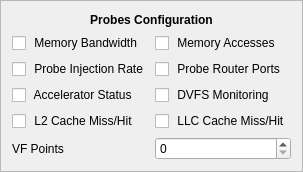
            <widget class="QFrame" name="frame_3">
             <property name="frameShape">
              <enum>QFrame::StyledPanel</enum>
             </property>
             <property name="frameShadow">
              <enum>QFrame::Raised</enum>
             </property>
             <layout class="QGridLayout" name="gridLayout_14">
              <item row="1" column="0">
               <widget class="QCheckBox" name="checkBox_probe_mem_band">
                <property name="text">
                 <string> Memory Bandwidth</string>
                </property>
               </widget>
              </item>
              <item row="1" column="1">
               <widget class="QCheckBox" name="checkBox_probe_mem">
                <property name="enabled">
                 <bool>true</bool>
                </property>
                <property name="text">
                 <string> Memory Accesses</string>
                </property>
               </widget>
              </item>
              <item row="2" column="1">
               <widget class="QCheckBox" name="checkBox_probe_noc_routers">
                <property name="enabled">
                 <bool>true</bool>
                </property>
                <property name="text">
                 <string> Probe Router Ports</string>
                </property>
               </widget>
              </item>
              <item row="3" column="0">
               <widget class="QCheckBox" name="checkBox_probe_acc">
                <property name="text">
                 <string> Accelerator Status</string>
                </property>
               </widget>
              </item>
              <item row="0" column="0" colspan="2">
               <widget class="QLabel" name="label_2">
                <property name="sizePolicy">
                 <sizepolicy hsizetype="Minimum" vsizetype="Fixed">
                  <horstretch>0</horstretch>
                  <verstretch>0</verstretch>
                 </sizepolicy>
                </property>
                <property name="minimumSize">
                 <size>
                  <width>0</width>
                  <height>15</height>
                 </size>
                </property>
                <property name="font">
                 <font>
                  <weight>75</weight>
                  <bold>true</bold>
                 </font>
                </property>
                <property name="text">
                 <string>Probes Configuration</string>
                </property>
                <property name="alignment">
                 <set>Qt::AlignCenter</set>
                </property>
               </widget>
              </item>
              <item row="2" column="0">
               <widget class="QCheckBox" name="checkBox_probe_inject">
                <property name="enabled">
                 <bool>true</bool>
                </property>
                <property name="text">
                 <string> Probe Injection Rate</string>
                </property>
               </widget>
              </item>
              <item row="4" column="0">
               <widget class="QCheckBox" name="checkBox_probe_l2">
                <property name="text">
                 <string> L2 Cache Miss/Hit</string>
                </property>
               </widget>
              </item>
              <item row="3" column="1">
               <widget class="QCheckBox" name="checkBox_probe_dvfs">
                <property name="enabled">
                 <bool>true</bool>
                </property>
                <property name="text">
                 <string> DVFS Monitoring</string>
                </property>
               </widget>
              </item>
              <item row="4" column="1">
               <widget class="QCheckBox" name="checkBox_probe_llc">
                <property name="text">
                 <string> LLC Cache Miss/Hit</string>
                </property>
               </widget>
              </item>
              <item row="5" column="0">
               <widget class="QLabel" name="label_15">
                <property name="text">
                 <string>VF Points</string>
                </property>
               </widget>
              </item>
              <item row="5" column="1">
               <widget class="QSpinBox" name="spinBox_vf"/>
              </item>
             </layout>
            </widget>
